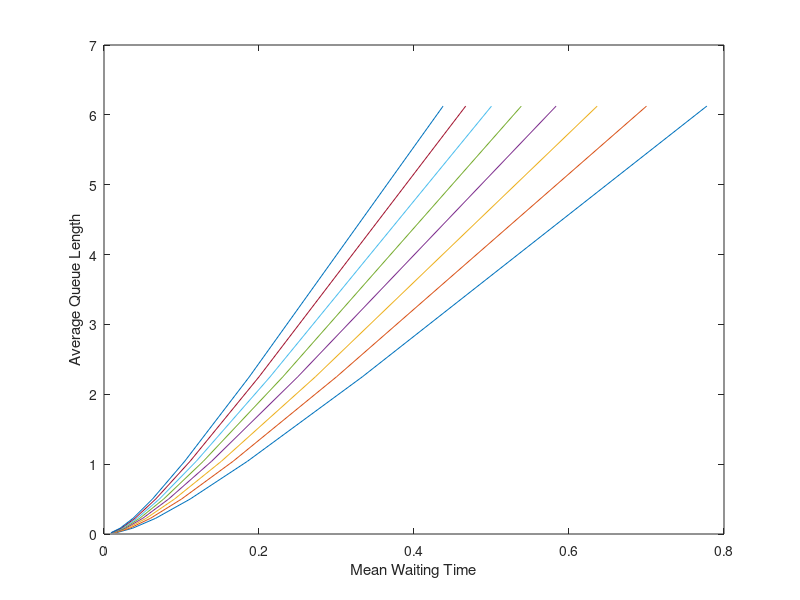
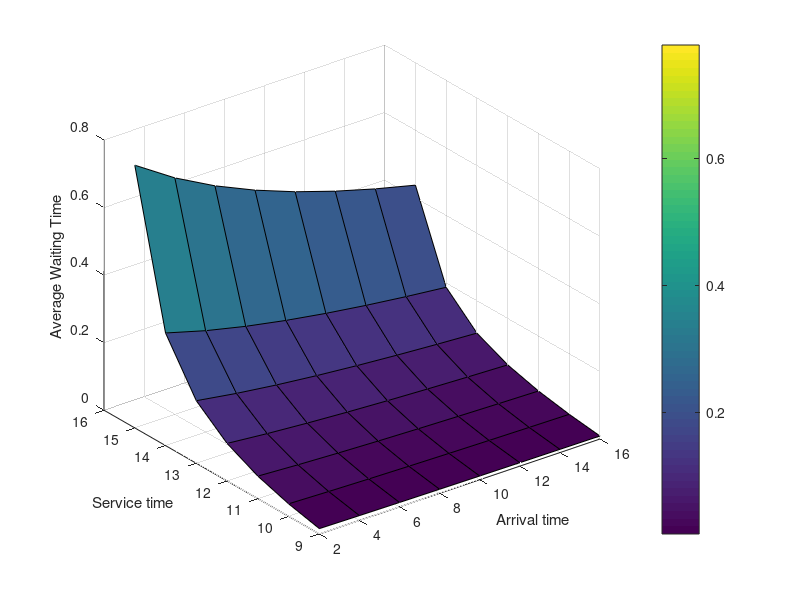

Write the MATLAB code that produced these figures, in order.
% Part 1
clear all;
clc;
%% 1
lamda = 0.3;                            % Arrival Rate
u = 0.5;                                % Service Rate
p = lamda / u;                          % Traffic Intensity (utilization)
N = lamda / (u - lamda);                % Mean Number of Customers in the system
T = 1 / (u *(1 - p));                   % Mean Response Time
Wq = (p/u) / (1 - p);                   % Mean Waiting Time
Lq = p^2 / (1 - p);                     % Mean Queue Length

%% 2
k = 8;
s = 8;
for z=1 : k
    u(z)=s+z;
    for i = 1 : k
        lamda(i) = u(z)/k*i;
        p(i,z) = lamda(i) / u(z);
        Wq(i,z) = (p(i,z)/u(z)) / (1 - p(i,z));                % Mean Waiting Time
        Lq(i,z) = p(i,z)^2 / (1 - p(i,z));                     % Mean Queue Lengt
    end
end

%% 3
% Draw the graph for Average Waiting time and Average Queue Length of the system
figure(1)
plot(Wq, Lq, '-');
xlabel('Mean Waiting Time');
ylabel('Average Queue Length');

%% 4
% Draw a 3 dimensional graph showing the arrival rate, service time and average waiting time of the system
figure(2)
surf(lamda,u,Wq);
xlabel('Arrival time');
ylabel('Service time');
zlabel('Average Waiting Time');
colorbar;

